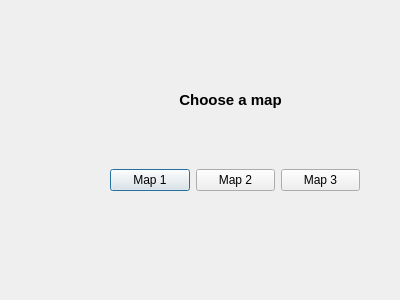
<?xml version="1.0" encoding="UTF-8"?>
<ui version="4.0">
 <class>Map</class>
 <widget class="QDialog" name="Map">
  <property name="geometry">
   <rect>
    <x>0</x>
    <y>0</y>
    <width>400</width>
    <height>300</height>
   </rect>
  </property>
  <property name="windowTitle">
   <string>Dialog</string>
  </property>
  <widget class="QLabel" name="ChooseMapL">
   <property name="geometry">
    <rect>
     <x>170</x>
     <y>90</y>
     <width>121</width>
     <height>21</height>
    </rect>
   </property>
   <property name="text">
    <string>&lt;html&gt;&lt;head/&gt;&lt;body&gt;&lt;p align=&quot;center&quot;&gt;&lt;span style=&quot; font-size:11pt; font-weight:700;&quot;&gt;Choose a map&lt;/span&gt;&lt;/p&gt;&lt;/body&gt;&lt;/html&gt;</string>
   </property>
  </widget>
  <widget class="QWidget" name="gridLayoutWidget">
   <property name="geometry">
    <rect>
     <x>110</x>
     <y>140</y>
     <width>250</width>
     <height>80</height>
    </rect>
   </property>
   <layout class="QGridLayout" name="gridLayout">
    <item row="0" column="0">
     <widget class="QPushButton" name="Map1PB">
      <property name="text">
       <string>Map 1</string>
      </property>
     </widget>
    </item>
    <item row="0" column="1">
     <widget class="QPushButton" name="Map2PB">
      <property name="text">
       <string>Map 2</string>
      </property>
     </widget>
    </item>
    <item row="0" column="2">
     <widget class="QPushButton" name="Map3PB">
      <property name="text">
       <string>Map 3</string>
      </property>
     </widget>
    </item>
   </layout>
  </widget>
 </widget>
 <resources/>
 <connections/>
</ui>
